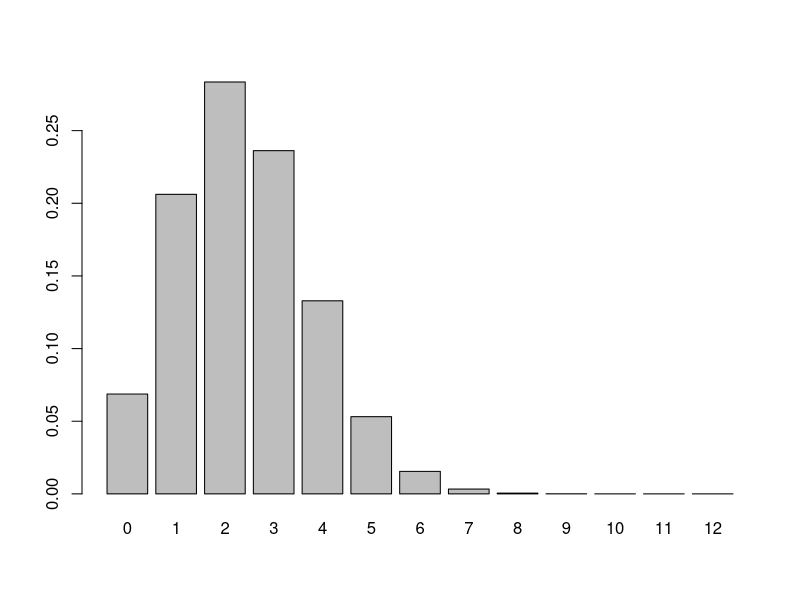
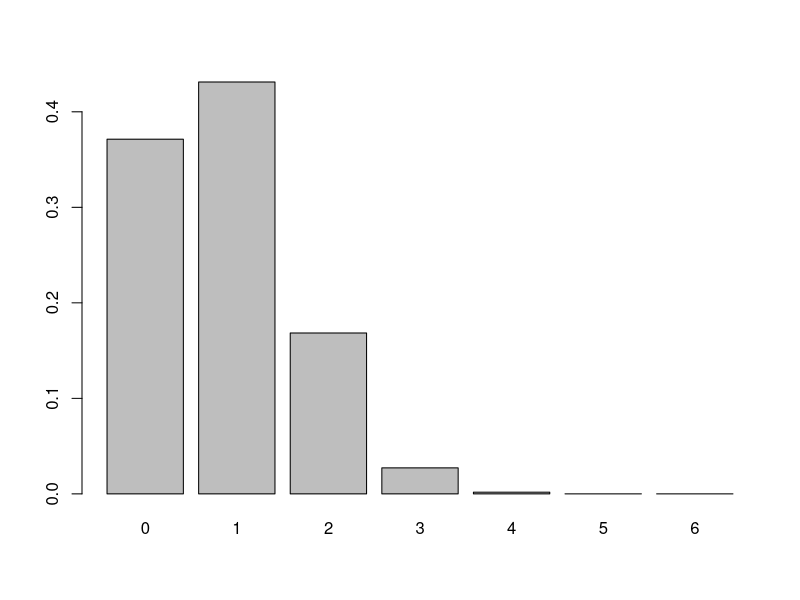
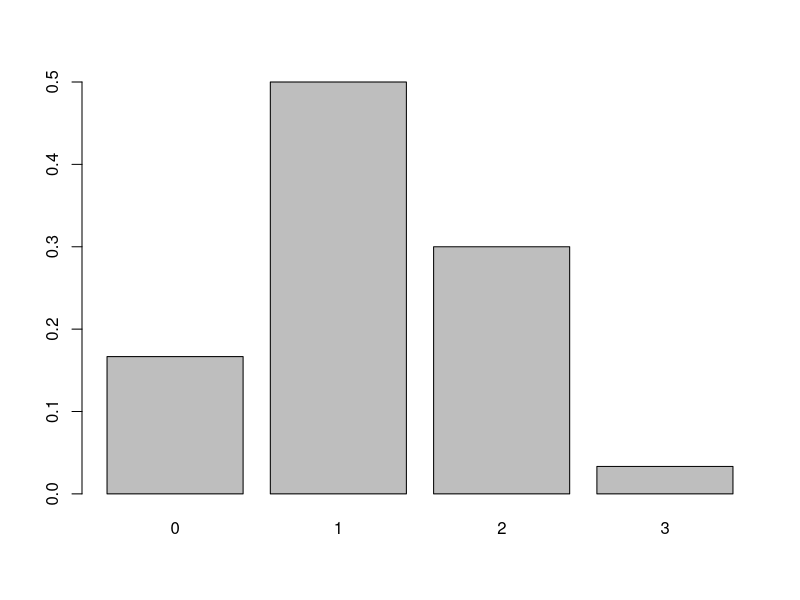
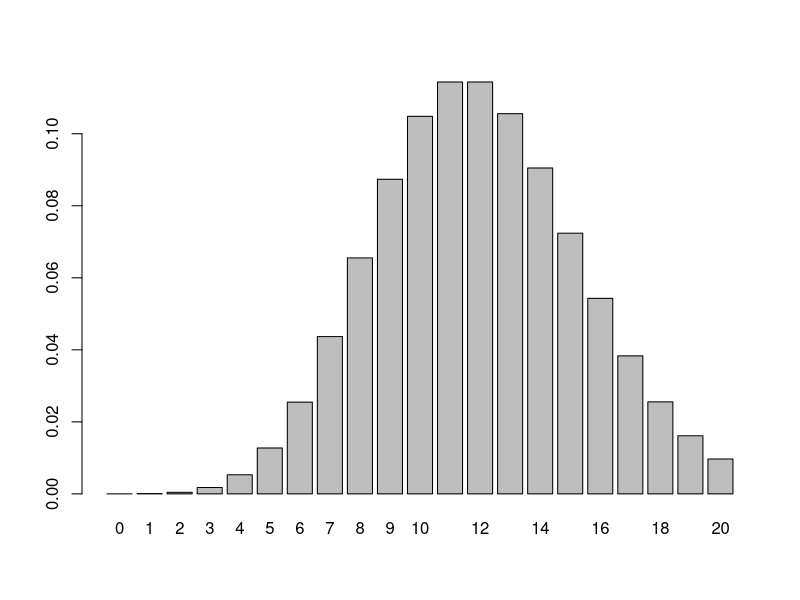

Generate these figures, in order, with R:

# Binominalverteilung
# -------------------------------------------------------------------------------------------

# Wahrscheinlichkeit bleibt immer gleich
yprob <- dbinom(0:12, size=length(0:12)-1, prob = 1/5)
names(yprob)  <- 0:12
barplot(yprob)


# Hypergeometrische Verteilung
# -------------------------------------------------------------------------------------------
# Wahrscheinlichkeit verändert sich 
# (Befrage Person wird nicht mehr befragt, M&M's wird gegessen, Lotto)
# Problem: Beim Schweizer Zahlenlotto sind 6 Zahlen aus 42 zu ziehen.
# Wir bezeichnen mit x die Anzahl der richtig angekreutzten Zahlen.
# Bestimmen Sie die Wahrscheinlichkeitsverteilung und stellen Sie diese
# grafisch dar

# Achtung: 0:6 (entspricht 7, da man auch 0 Fragen richtig haben kann)
yprob <-dhyper(0:6, m=6, n=36, k=6) 
names(yprob) <- 0:6
barplot(yprob)

# Fall aus den Folien (Beispiel 18: Rechnen mit Wahrscheinlichkeiten (Urnenmodell ohne Z.))
yprob <- dhyper(0:3, m=4, n=6, k=3)
names(yprob) <- 0:3
barplot(yprob)

# Poissionverteilung
# Näherungsmodell für Wahrscheinlichkeiten pro Zeit (Grenzfall des Binomialmodells)
# -------------------------------------------------------------------------------------------

# Man will unendlich fein unterteilen damit man noch auf ein Ja/Nein-Modell kommt (Bernouille-Prozess)

# Problem: Eine Brücke wird durchschnittlich von 12 Autos pro Minute
# passiert. Wie gross ist die Wahrscheinlichkeit, dass sich in einer
# Minute mehr als 17 Autos auf der Brücke befinden?

# Eine Achse ist die Zeit und diese ist beliebig fein unterteilbar
ppois(16, lambda = 12) # lower tail (Wahrscheinlichkeit für 16 Autos und weniger)

# die Wahrscheinlichkeit das mehr als 16 Autos
1-ppois(16, lambda = 12)

# oder auch 
ppois(16, lambda = 12, lower.tail = FALSE)

# Aufgabe wir wissen es kommen im Schnitt pro Minute 12
# wir wollen sehen wie gross die Wahrscheinlichkeit für 20 Autos
yprob <- dpois(0:20, lambda = 12)
names(yprob) <- 0:20
barplot(yprob)

